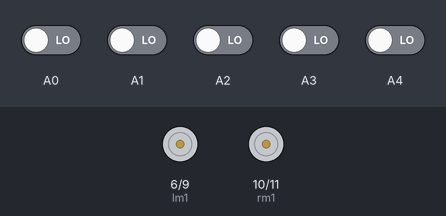
The sketch below on a simulated Arduino Uno, built with avr-gcc and run on an emulated ATmega328P. Parts: motor-driver pin pairs drawn as motors (green arrow = first pin HIGH = forward, orange = second pin HIGH = backward, longer = more drive). Inputs (shaded band) come from the test bench; at power-on: A0–4 LOW.

Above: at 1.2 s.
1.3 s: A0 driven HIGH
4.3 s: A2 driven HIGH
At 5.4 s:
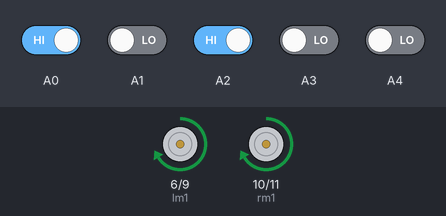
5.8 s: A1 driven HIGH
At 6.3 s:
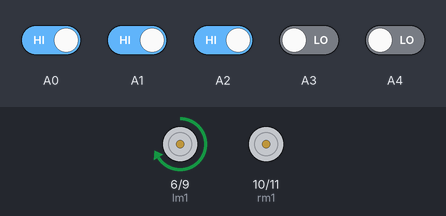
7.3 s: A2 driven LOW
At 7.37 s:
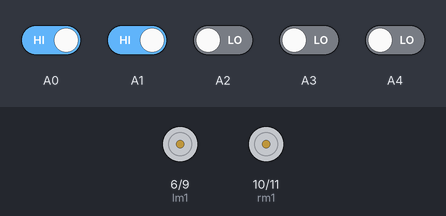
10.3 s: A0 driven LOW
At 11.5 s:
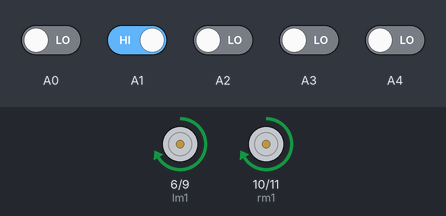
11.8 s: A1 driven LOW and A4 driven HIGH
At 12.25 s:
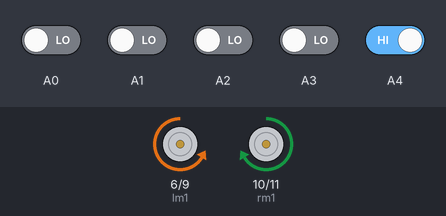
Timing chart, 0 to 15.8 s (numbered marks = the images above; inputs shaded):
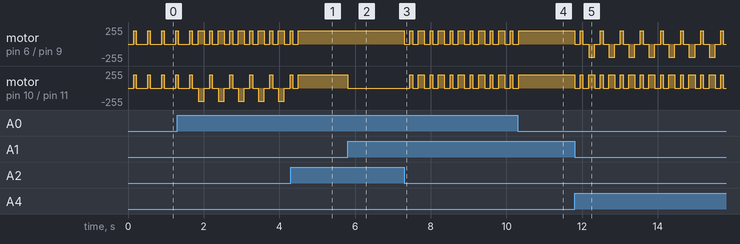

The sketch:

Line_Follower_5array.ino
```cpp
int rm1 = 10;
int rm2 = 11;
int lm1 = 6;
int lm2 = 9;
int l, c1, c2, c3, r,e; //naming the sensors
int i;

int tdelay = 160;  //320

void Stop()                          //stop
{
  analogWrite(lm1,0);
  analogWrite(lm2,0);
  analogWrite(rm1,0);
  analogWrite(rm2,0);
}

void forward()
{
  analogWrite(lm1,200);
  analogWrite(lm2,0);
  analogWrite(rm1,200);
  analogWrite(rm2,0);

}
void forward1()                        //forward_less_speed
{
  analogWrite(lm1,128);
  analogWrite(lm2,0);
  analogWrite(rm1,128);
  analogWrite(rm2,0);
}
void smallright()                  //small right
{
  analogWrite(lm1,200);
  analogWrite(lm2,0);
  analogWrite(rm1,0);
  analogWrite(rm2,0);
}
void smallleft()                    //small left
{
  analogWrite(lm1,0);
  analogWrite(lm2,0);
  analogWrite(rm1,200);
  analogWrite(rm2,0);
}

void right()                        //right
{
  analogWrite(lm1,200);
  analogWrite(lm2,0);
  analogWrite(rm1,0);
  analogWrite(rm2,200);

}
void left()                          //left
{
  analogWrite(lm1,0);
  analogWrite(lm2,200);
  analogWrite(rm1,200);
  analogWrite(rm2,0);

}


int eosens()
{
  readsens();
  if (((c1 + c2 + c3) == 1) || ((c1 + c2 + c3) == 2))
    return 1;
  else
    return 0;
}


void readsens()                      //reading sensors
{
  l = digitalRead(A0);
  c1 = digitalRead(A1);
  c2 = digitalRead(A2);
  c3 = digitalRead(A3);
  r = digitalRead(A4);
}


void inch()
{
  Stop();
  delay(150);
  forward();
  delay(70);
  Stop();
  delay(150);
  readsens();
}

void setup()
{
 //Declare input pins

  pinMode(lm1, OUTPUT);
  pinMode(lm2, OUTPUT);
  pinMode(rm1, OUTPUT);
  pinMode(rm2, OUTPUT);
  //pinMode(en1, OUTPUT);
  //pinMode(en2, OUTPUT);
  pinMode(A0, INPUT);
  pinMode(A1, INPUT);
  pinMode(A2, INPUT);
  pinMode(A3, INPUT);
  pinMode(A4, INPUT);
  //Serial.begin(115170);
}


void loop()
{


  readsens();

 if((l==1)&&(c1==1)&&(c2==0)&&(c3==1)&&(r==1))
  {
    forward();
  }

  else if(((l==1)&&(c1==0)&&(c2==1)&&(c3==1)&&(r==1))||((l==1)&&(c1==0)&&(c2==0)&&(c3==1)&&(r==1))||((l==0)&&(c1==0)&&(c2==1)&&(c3==1)&&(r==1))||((l==0)&&(c1==1)&&(c2==1)&&(c3==1)&&(r==1)))
  {
    smallleft();

  }

   else if(((l==1)&&(c1==1)&&(c2==1)&&(c3==0)&&(r==1))||((l==1)&&(c1==1)&&(c2==0)&&(c3==0)&&(r==1))||((l==1)&&(c1==1)&&(c2==1)&&(c3==0)&&(r==0))||((l==1)&&(c1==1)&&(c2==1)&&(c3==1)&&(r==0)))
  {
    smallright();
  }

  else if((l==0)&&(c1==0)&&(c2==0)&&(c3==0)&&(r==0))
  {
    inch();
    //readsens();
    e=eosens();
    if((l==1)&&(c1==1)&&(c2==1)&&(c3==1)&&(r==1))
    {
    right();
    }

    else if(e==1)
    {
      forward();
    }

  }


  else if((l==1)&&(c1==1)&&(c2==0)&&(c3==0)&&(r==0)||(l==1)&&(c1==0)&&(c2==0)&&(c3==0)&&(r==0))
  {
    inch();
    if(eosens())
    {
    forward();
    delay(tdelay);
    }
    else
    {
      right();
      delay(tdelay);
    }


  }

  else if(((l==0)&&(c1==0)&&(c2==0)&&(c3==1)&&(r==1))||((l==0)&&(c1==0)&&(c2==0)&&(c3==0)&&(r==1)))
  {
    inch();
   if(eosens())
    {
    forward();
    delay(100);
    }
    else
    {
      left();
      delay(tdelay);
    }
  }
else if (((l=0)&&(c1=1)&&(c2=0)&&(c3=1)&&(r=1))||((l=1)&&(c1=0)&&(c2=1)&&(c3=0)&&(r=1)))
{
  left();
}
 else if ((l=1)&&(c1=1)&&(c2=0)&&(c3=1)&&(r=0))
  {
    right();
  }

  }
/*
  //########################################################
  else if((l==1)&&(c1==0)&&(c2==1)&&(c3==0)&&(r==1)||(l==1)&&(c1==0)&&(c2==0)&&(c3==0)&&(r==1)||(l==0)&&(c1==1)&&(c2==0)&&(c3==1)&&(r==1)||(l==1)&&(c1==1)&&(c2==0)&&(c3==1)&&(r==0))
  {
    right();
    delay(75);
  }

*/
```

Measured:
- after the input at 4.3 s, motor on pin 6 (lm1) / pin 9 (lm2): goes on until 4.5 s, then stays forward 200/255
- after the input at 5.8 s, motor on pin 10 (rm1) / pin 11 (rm2): forward 200/255 → stopped at once
- after the input at 10.3 s, motor on pin 6 (lm1) / pin 9 (lm2), motor on pin 10 (rm1) / pin 11 (rm2): goes on until 10.3 s, then stays forward 200/255
- by itself, motor on pin 6 (lm1) / pin 9 (lm2): repeats every 0.53 s: forward 200/255 0.07 s, stopped 0.15 s, forward 200/255 0.16 s, stopped 0.15 s
- by itself, motor on pin 10 (rm1) / pin 11 (rm2): repeats every 0.53 s: forward 200/255 0.07 s, stopped 0.15 s, backward 200/255 0.16 s, stopped 0.15 s
